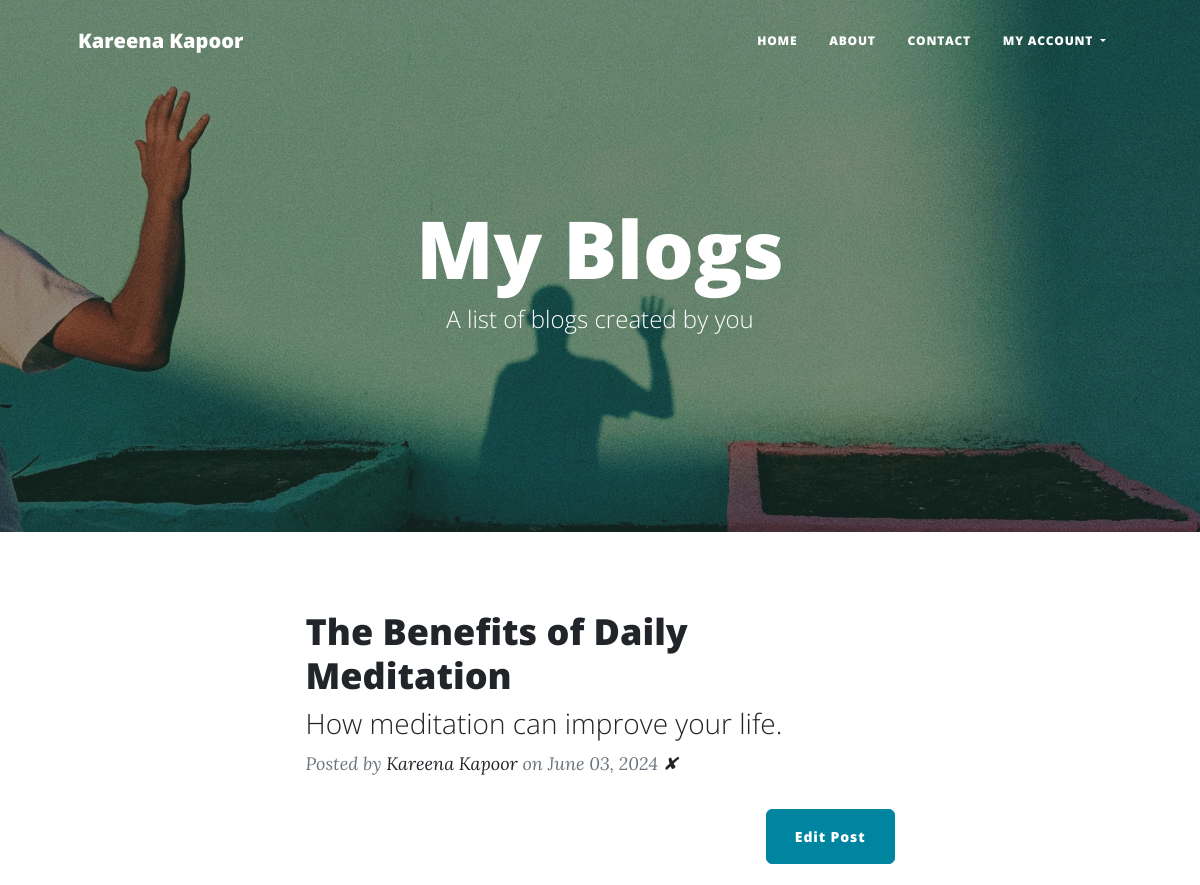
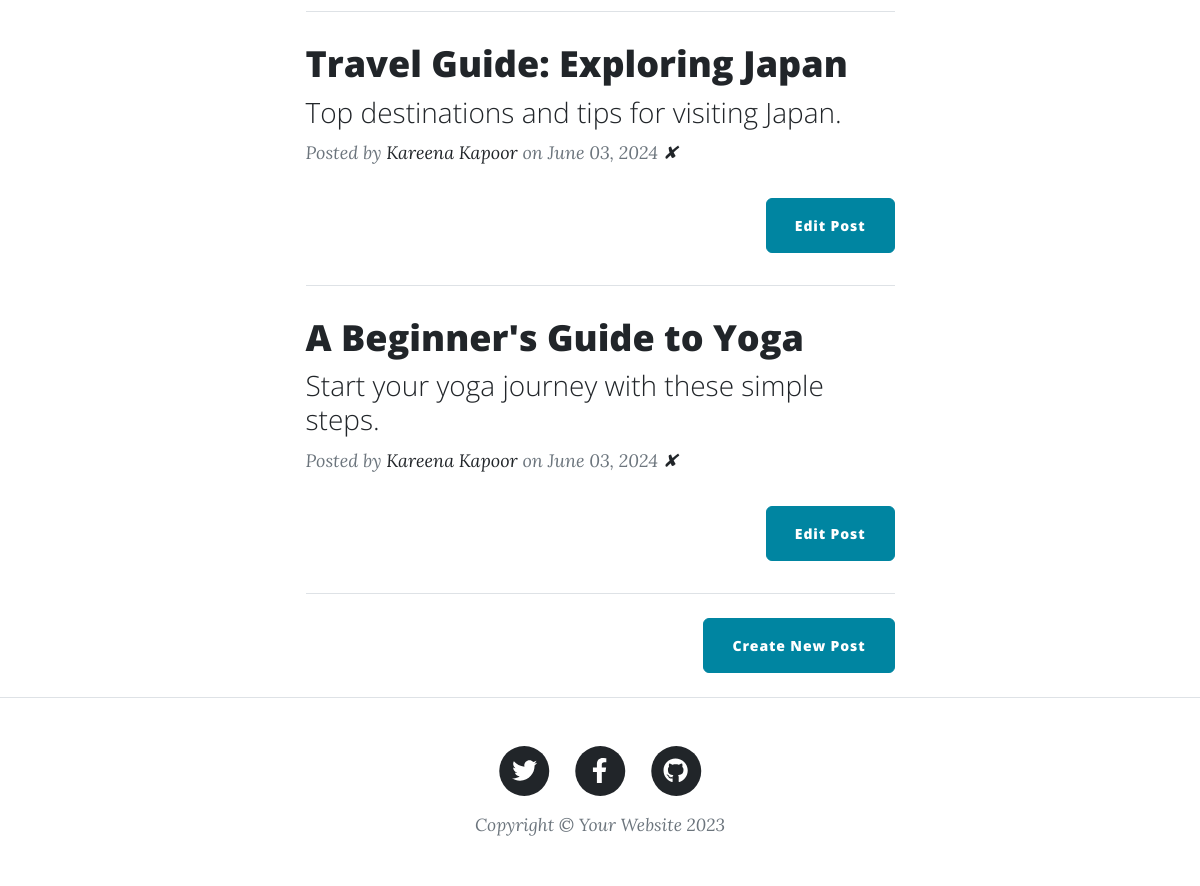
The page /my_blogs (signed in) on the database its author committed (2 pictures, top to bottom).
### main.py (models this page shows)
class User(UserMixin, db.Model):
    __tablename__ = "users"
    id: Mapped[int] = mapped_column(Integer, primary_key=True)
    email: Mapped[str] = mapped_column(String(100), unique=True)
    password: Mapped[str] = mapped_column(String(100))
    name: Mapped[str] = mapped_column(String(100))
    posts = relationship("BlogPost", back_populates="author")
    comments = relationship("Comment", back_populates="comment_author")

class BlogPost(db.Model):
    __tablename__ = "blog_posts"
    id: Mapped[int] = mapped_column(Integer, primary_key=True)
    author_id: Mapped[int] = mapped_column(Integer, db.ForeignKey("users.id"))
    author = relationship("User", back_populates="posts")
    title: Mapped[str] = mapped_column(String(250), unique=True, nullable=False)
    subtitle: Mapped[str] = mapped_column(String(250), nullable=False)
    date: Mapped[str] = mapped_column(String(250), nullable=False)
    body: Mapped[str] = mapped_column(Text, nullable=False)
    img_url: Mapped[str] = mapped_column(String(250), nullable=False)
    comments = relationship("Comment", back_populates="parent_post")

### main.py (the view)
@app.route('/my_blogs')
def my_blogs():
    if not current_user.is_authenticated:
        flash("You need to login to view your blogs.")
        return redirect(url_for('login'))
    user_posts = db.session.execute(db.select(BlogPost).where(BlogPost.author_id == current_user.id)).scalars().all()
    print("User Posts: ", user_posts)  # Debugging line
    return render_template("my_blogs.html", all_posts=user_posts, current_user=current_user)

### main.py (called while the page is built)
@login_manager.user_loader
def load_user(user_id):
    return db.get_or_404(User, user_id)

### templates/my_blogs.html
{% include "header.html" %}
<header
  class="masthead"
  style="background-image: url('../static/assets/img/register-bg.jpg')"
>
  <div class="container position-relative px-4 px-lg-5">
    <div class="row gx-4 gx-lg-5 justify-content-center">
      <div class="col-md-10 col-lg-8 col-xl-7">
        <div class="site-heading">
          <h1>My Blogs</h1>
          <span class="subheading">A list of blogs created by you</span>
        </div>
      </div>
    </div>
  </div>
</header>
<div class="container px-4 px-lg-5">
  <div class="row gx-4 gx-lg-5 justify-content-center">
    <div class="col-md-10 col-lg-8 col-xl-7">
        {% if all_posts: %}
            {% for post in all_posts %}
            <div class="post-preview">
                <a href="{{ url_for('show_post', post_id=post.id) }}">
                <h2 class="post-title">{{ post.title }}</h2>
                <h3 class="post-subtitle">{{ post.subtitle }}</h3>
                </a>
                <p class="post-meta">
                Posted by
                <a href="#">{{post.author.name}}</a>
                on {{post.date}}
                {% if post.author.id == current_user.id or current_user.id == 6: %}
                <a href="{{url_for('delete_post', post_id=post.id) }}">✘</a>
                <div class="d-flex justify-content-end mb-4">
                    <a class="btn btn-primary float-right" href="{{ url_for('edit_post', post_id=post.id) }}">Edit Post</a>
                </div>
                {% endif %}
                </p>
            </div>
            <hr class="my-4" />
            {% endfor %}
        {% else: %}
            <p>It seems you haven't shared any stories yet.Start your writing journey now! ❤️✒️</p>
        {% endif %}
      <div class="d-flex justify-content-end mb-4">
        <a
          class="btn btn-primary float-right"
          href="{{url_for('add_new_post')}}"
          >Create New Post</a
        >
      </div>
    </div>
  </div>
</div>
{% include "footer.html" %}

### templates/header.html (shortened to what this page needs)
<!DOCTYPE html>
<html lang="en">
  <head>
    {% block styles %}
    {{ bootstrap.load_css() }}
    <link
      href="{{ url_for('static', filename='css/styles.css') }}"
      rel="stylesheet"
    />
    {% endblock %}
  </head>
  <body>
    <nav class="navbar navbar-expand-lg navbar-light" id="mainNav">
      <div class="container px-4 px-lg-5">
        <a class="navbar-brand" href="/" title="profile icons">{{ current_user.name }}</a>
        <div class="collapse navbar-collapse" id="navbarResponsive">
          <ul class="navbar-nav ms-auto py-4 py-lg-0">
            <li class="nav-item">
              <a
                class="nav-link px-lg-3 py-3 py-lg-4"
                href="{{ url_for('get_all_posts') }}"
                >Home</a
              >
            </li>
            <li class="nav-item">
              <a
                class="nav-link px-lg-3 py-3 py-lg-4"
                href="{{ url_for('about') }}"
                >About</a
              >
            </li>
            <li class="nav-item">
              <a
                class="nav-link px-lg-3 py-3 py-lg-4"
                href="{{ url_for('contact') }}"
                >Contact</a
              >
            </li>
            {% if current_user.is_authenticated: %}
              <li class="nav-item dropdown">
                <a
                  class="nav-link dropdown-toggle px-lg-3 py-3 py-lg-4"
                  href="#"
                  id="accountDropdown"
                  role="button"
                  data-bs-toggle="dropdown"
                  aria-haspopup="true"
                  aria-expanded="false"
                >
                  My Account
                </a>
              </li>
            {% endif %}
          </ul>
        </div>
      </div>
    </nav>
  </body>
</html>

### rows shown on the page
User: name "Kareena Kapoor"
BlogPost: title "The Benefits of Daily Meditation", subtitle "How meditation can improve your life.", author.name "Kareena Kapoor", date "June 03, 2024"
BlogPost: title "Travel Guide: Exploring Japan", subtitle "Top destinations and tips for visiting Japan.", author.name "Kareena Kapoor", date "June 03, 2024"
BlogPost: title "A Beginner's Guide to Yoga", subtitle "Start your yoga journey with these simple steps.", author.name "Kareena Kapoor", date "June 03, 2024"
